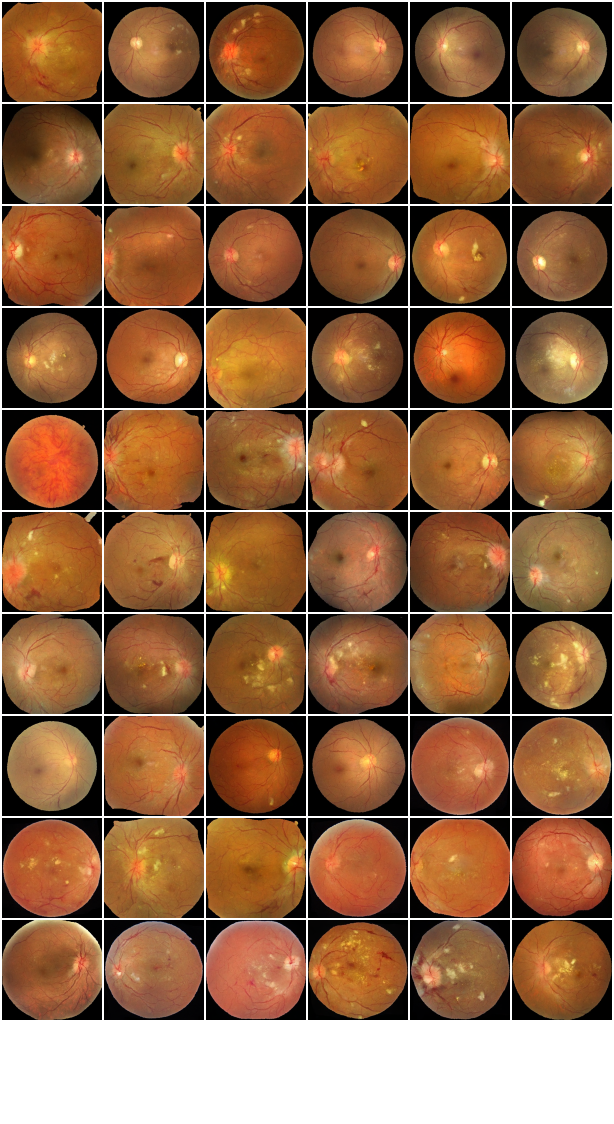
#> input picture generate_project/deep_learning/Fundus-Diffusion/ddpm/judgment_20261020/CFM256_delivery_sheet.png, 1228 x 2248 px, given as the content of the folder ect/deep_learning/Fundus-Diffusion/ddpm/sdedit_D3_ema/t00200, which was not available (shown at 1/2 size)
$ python lesion_transplant.py
#> lines starting #> are read from the running program, lines starting #| are printed output that depends on the picture; after the words box and inside, x2 and y2 are one past the last pixel; in counts of white or black regions, pixels touching at a corner belong together; pictures that were not available may be replaced by others from this repository, and a replacement may not be noted
#!/usr/bin/env python
# -*- coding: utf-8 -*-
"""病灶移植（D 路线）：以 D3 生成图为供体，把病灶块 Poisson 融合到 CFM@256 底图

为什么用"圆块 + 无缝融合"而不是精细分割：
- 没有病灶像素级标注，硬分割会引入假边缘；
- 圆块携带病灶及其周围纹理，Poisson 融合只改低频颜色，边界自然；
- 代价是可能带进供体的局部背景，需目检筛选。

供体：sdedit_D3_ema/orig（128，上采样到 256）
受体：judgment_20261020/CFM256_delivery_s08/singles（若不存在则用 D5_cfm256_ema/singles）
病灶打分：渗出（亮黄）+ 出血（暗红）启发式，取局部极大值、最小间距约束。

用法
    F:/python/python.exe lesion_transplant.py --num 8 --per 3
"""
import argparse
from pathlib import Path

import cv2
import numpy as np
from PIL import Image, ImageDraw

ROOT = Path(__file__).resolve().parent
J = ROOT / "judgment_20261020"
DONOR_DIR = ROOT / "sdedit_D3_ema" / "t00200"
RECEP_A = J / "CFM256_delivery_s08" / "singles"
RECEP_B = J / "D5_cfm256_ema" / "singles"
OUT_DIR = J / "CFM256_lesion_transplant" / "singles"


def lesion_score(img_bgr):
    """渗出（亮黄）+ 出血（暗红）得分图；输入 uint8 BGR，输出 float32 [0,1]"""
    b, g, r = [c.astype(np.float32) / 255.0 for c in cv2.split(img_bgr)]
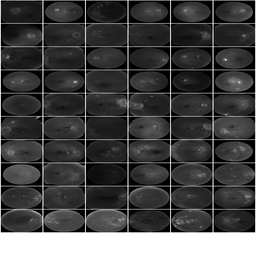
#> b: shape (256, 256) float32; min 0, max 1, mean 0.268
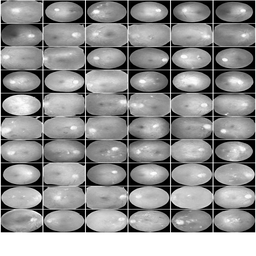
#> r: shape (256, 256) float32; min 0, max 1, mean 0.573
    lum = 0.299 * r + 0.587 * g + 0.114 * b
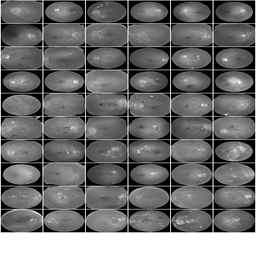
#> lum: shape (256, 256) float32; min 0, max 1, mean 0.436
    # 渗出：亮、黄（R/G 高、B 低）
    exud = ((r > 0.55) & (g > 0.35) & (b < 0.40) & ((r - b) > 0.18)).astype(np.float32)
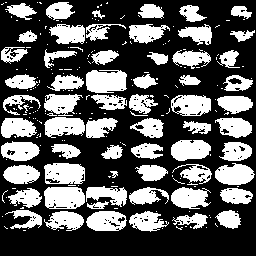
#> exud: shape (256, 256) float32; values 0 (black) and 1 (white), 36.7% white; 216 white regions (153 under 20 px), largest, box (x1, y1, x2, y2) and area: (86, 70, 127, 93) 815, (44, 187, 85, 209) 783, (44, 163, 85, 184) 732
    exud *= np.clip((lum - 0.45) / 0.3, 0, 1)
    # 出血：暗红（红相对绿高、整体暗）
    hemo = ((r - g) > 0.10) & (g < 0.30) & (lum < 0.35)
#> hemo: shape (256, 256) bool; 10.2% white; 570 white regions (521 under 20 px), largest, box (x1, y1, x2, y2) and area: (214, 24, 255, 46) 500, (87, 164, 127, 185) 440, (87, 1, 126, 21) 414
    hemo = hemo.astype(np.float32)
    score = cv2.GaussianBlur(np.clip(exud + 0.8 * hemo, 0, 1), (0, 0), 3.0)
    return score


def pick_centers(score, k, min_dist, margin):
    """贪心取局部极大值，避开边缘"""
#> called with k = 5, min_dist = 40, margin = 40
    h, w = score.shape
#> h = 256; w = 256
    s = score.copy()
    s[:margin, :] = 0; s[-margin:, :] = 0; s[:, :margin] = 0; s[:, -margin:] = 0
    pts = []
    for _ in range(k):
        idx = int(np.argmax(s))
        y, x = divmod(idx, w)
        if s[y, x] <= 1e-4:
            break
        pts.append((x, y, float(s[y, x])))
        yy, xx = np.ogrid[:h, :w]
        s[(yy - y) ** 2 + (xx - x) ** 2 <= min_dist ** 2] = 0
#> this loop made 5 passes
#> (idx, y, x) on passes 1 to 5: (44638, 174, 94), (33200, 129, 176), (14983, 58, 135), (39729, 155, 49), (15940, 62, 68)
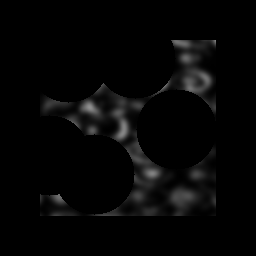
#> s: shape (256, 256) float32; min 0, max 0.569, mean 0.0236
#> after the loop, pts = [(94, 174, 0.776), (176, 129, 0.733), (135, 58, 0.703), (49, 155, 0.64), (68, 62, 0.59)]
    return pts


def transplant(dst_bgr, donor_bgr, src_xy, dst_xy, radius):
    """羽化 alpha 融合 + LAB 均值匹配（不用 seamlessClone：会把供体彩色噪声放大成彩虹点）"""
    x, y = src_xy
    qx, qy = dst_xy
    h, w = donor_bgr.shape[:2]
    x0, y0 = max(0, x - radius), max(0, y - radius)
    x1, y1 = min(w, x + radius), min(h, y + radius)
    patch = donor_bgr[y0:y1, x0:x1].astype(np.float32)
    ph, pw = patch.shape[:2]

    # 目标区域
    dx0, dy0 = max(0, qx - pw // 2), max(0, qy - ph // 2)
    dx1, dy1 = min(dst_bgr.shape[1], dx0 + pw), min(dst_bgr.shape[0], dy0 + ph)
    dst_patch = dst_bgr[dy0:dy1, dx0:dx1].astype(np.float32)
    patch = patch[:dy1 - dy0, :dx1 - dx0]

    # 羽化 mask：圆半径 0.75r + sigma 0.18r，保证方块角点 alpha≈0（否则出现方形接缝）
    mask = np.zeros((ph, pw), np.float32)
    cv2.circle(mask, (pw // 2, ph // 2), int(radius * 0.75), 1.0, -1)
    mask = cv2.GaussianBlur(mask, (0, 0), radius * 0.18)
    mask = mask[:dst_patch.shape[0], :dst_patch.shape[1]]

    # LAB 均值匹配（只改低频颜色）
    p_lab = cv2.cvtColor(patch.astype(np.uint8), cv2.COLOR_BGR2LAB).astype(np.float32)
    d_lab = cv2.cvtColor(dst_patch.astype(np.uint8), cv2.COLOR_BGR2LAB).astype(np.float32)
    mm = mask > 0.5
    if mm.sum() > 50:
        for c in range(3):
            p_lab[..., c] += d_lab[..., c][mm].mean() - p_lab[..., c][mm].mean()
    patch = cv2.cvtColor(np.clip(p_lab, 0, 255).astype(np.uint8), cv2.COLOR_LAB2BGR).astype(np.float32)

    out = dst_bgr.copy()
    a = mask[..., None]
    region = out[dy0:dy1, dx0:dx1].astype(np.float32)
    out[dy0:dy1, dx0:dx1] = np.clip(a * patch + (1 - a) * region, 0, 255).astype(np.uint8)
    return out


def main():
    ap = argparse.ArgumentParser()
    ap.add_argument("--num", type=int, default=8, help="受体张数")
    ap.add_argument("--per", type=int, default=3, help="每张移植病灶块数")
    ap.add_argument("--radius", type=int, default=24, help="病灶块半径（256 口径）")
    ap.add_argument("--seed", type=int, default=7)
    ap.add_argument("--donor_dir", default=str(DONOR_DIR),
                    help="供体目录；可换老师真实 severe 对照")
    ap.add_argument("--out_tag", default="d3donor", help="输出子目录标签")
    a = ap.parse_args()

    recep_dir = RECEP_A if RECEP_A.exists() and any(RECEP_A.glob("*.png")) else RECEP_B
    donor_dir = Path(a.donor_dir)
    donors = sorted(list(donor_dir.glob("*.png")) + list(donor_dir.glob("*.jpg")))
    receps = sorted(recep_dir.glob("*.png"))[:a.num]
    assert donors and receps, f"donor={donor_dir} recep={recep_dir}"
    OUT_DIR = J / "CFM256_lesion_transplant" / a.out_tag
    OUT_DIR.mkdir(parents=True, exist_ok=True)
    rng = np.random.default_rng(a.seed)

    # 供体预处理：128 → 256，记录候选病灶中心
    donor_data = []
    for f in donors:
        bgr = cv2.cvtColor(np.array(Image.open(f).convert("RGB").resize((256, 256), Image.LANCZOS)), cv2.COLOR_RGB2BGR)
        sc = lesion_score(bgr)
        pts = pick_centers(sc, 5, min_dist=40, margin=40)
        if pts:
            donor_data.append((bgr, pts))
    print(f"[donor] {len(donor_data)}/{len(donors)} 有候选病灶", flush=True)
#| [donor] 1/1 有候选病灶

    for i, rf in enumerate(receps):
        dst = cv2.cvtColor(np.array(Image.open(rf).convert("RGB")), cv2.COLOR_RGB2BGR)
        h, w = dst.shape[:2]
#> h = 2248; w = 1228
        used = 0
        for _ in range(a.per):
            dbgr, pts = donor_data[int(rng.integers(len(donor_data)))]
            sx, sy, _s = pts[int(rng.integers(len(pts)))]
            # 受体位置：眼底圆内（半径 0.42·min），避开视盘中心附近
            for _try in range(20):
                rr = 0.42 * min(w, h) * np.sqrt(rng.uniform(0, 1))
                th = rng.uniform(0, 2 * np.pi)
                qx = int(w / 2 + rr * np.cos(th))
                qy = int(h / 2 + rr * np.sin(th))
                if (qx - w / 2) ** 2 + (qy - h / 2) ** 2 < (0.42 * min(w, h)) ** 2:
                    break
            dst = transplant(dst, dbgr, (sx, sy), (qx, qy), a.radius)
            used += 1
#> this loop made 3 passes
#> (sx, sy) on passes 1 to 3: (68, 62), (49, 155), (176, 129)
#> pass 1, in transplant, `d_lab = cv2.cvtColor(dst_patch.astype(np.uint8), cv2.COLOR_BGR2LAB).as..`:
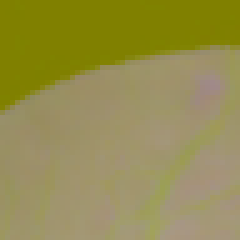
#> d_lab: shape (48, 48, 3) float32 (shown 5 times larger); mean B, G, R 77, 142.1, 149.9
#> after the loop, used = 3
        Image.fromarray(cv2.cvtColor(dst, cv2.COLOR_BGR2RGB)).save(OUT_DIR / rf.name)
        print(f"[ok] {rf.name} transplants={used}", flush=True)
#| [ok] CFM256_delivery_sheet.png transplants=3

    # 对照表：受体原图 / 移植后
    rows = [(sorted(recep_dir.glob("*.png"))[:a.num], "CFM@256 + SDEdit 0.8 (before)"),
            (sorted(OUT_DIR.glob("*.png"))[:a.num], "after lesion transplant")]
    S, PAD, CAP, N = 224, 6, 24, min(8, a.num)
    canvas = Image.new("RGB", (N * S + (N + 1) * PAD, len(rows) * (S + CAP + PAD) + PAD), "white")
#> canvas: PIL image 1846x514 RGB; every value is 255
    dr = ImageDraw.Draw(canvas)
    y = PAD
    for files, label in rows:
        dr.text((PAD, y), label, fill="black"); y += CAP
        for j, f in enumerate(files[:N]):
            canvas.paste(Image.open(f).convert("RGB").resize((S, S), Image.BICUBIC), (PAD + j * (S + PAD), y))
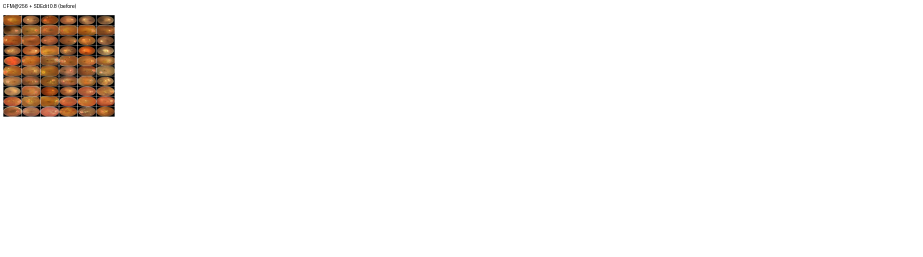
#> canvas: PIL image 1846x514 RGB (shown at 1/2 size); mean R, G, B 249.1, 246.8, 245
        y += S + PAD
    out = J / f"lesion_transplant_compare_{a.out_tag}.png"
    canvas.save(out)
    print(f"[done] {out}", flush=True)


if __name__ == "__main__":
    main()
